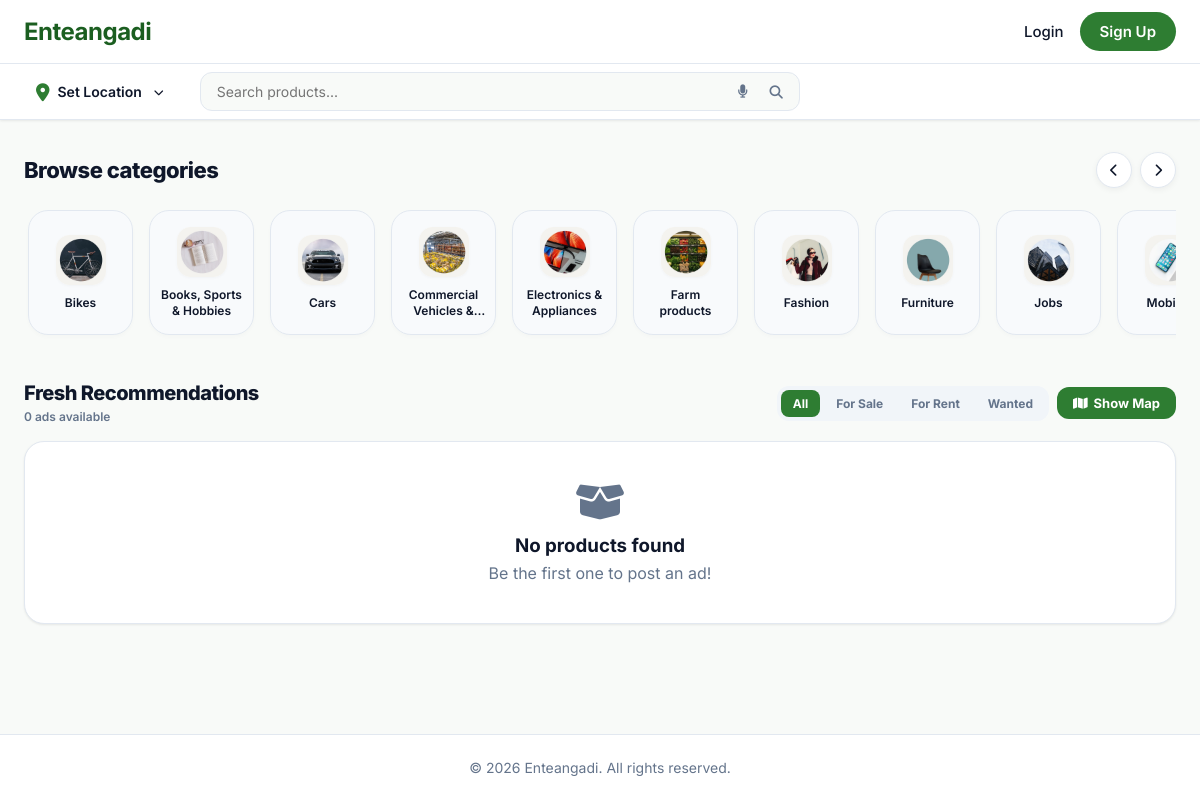
The app's page /guest/index.php, older data.
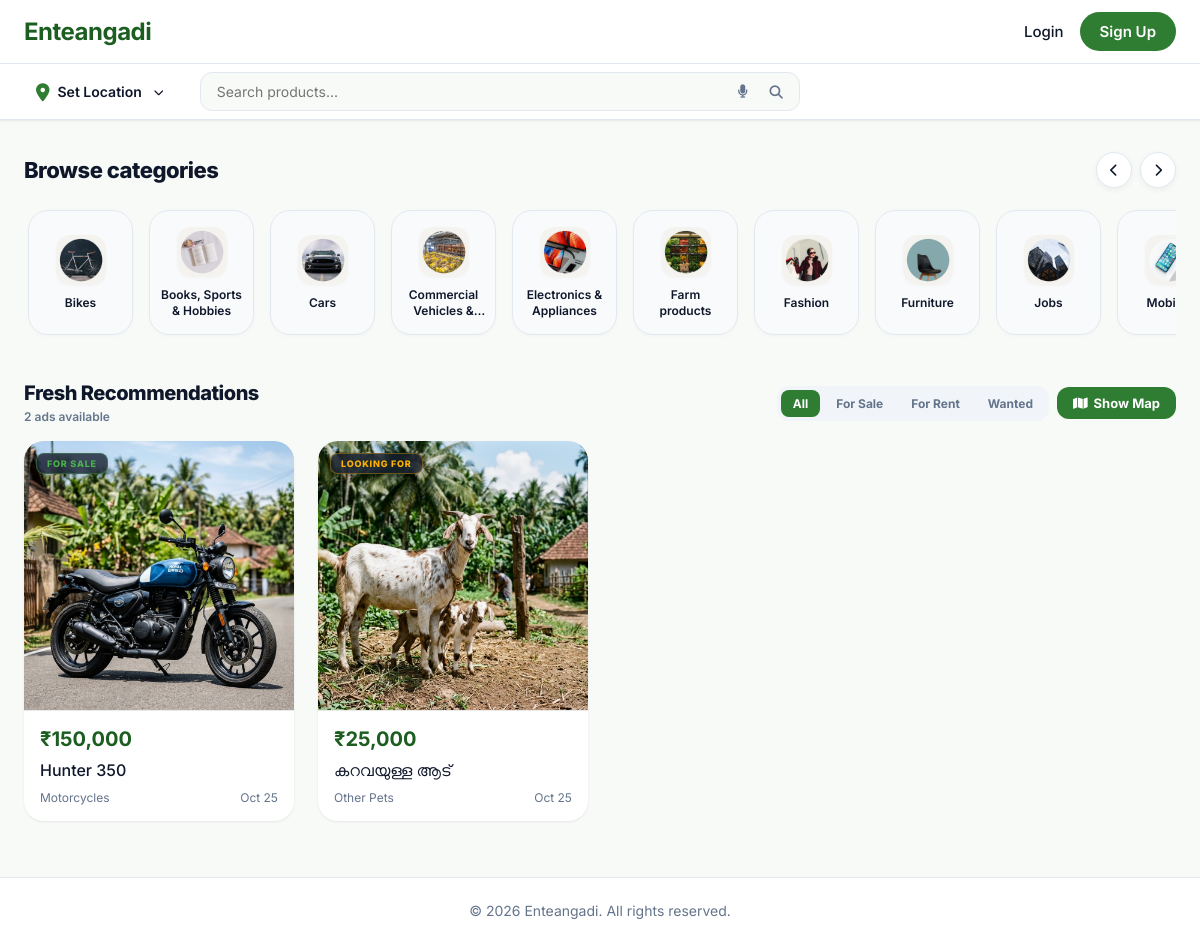
The same page, newer data.
### tables this page shows
CREATE TABLE `categories` (
  `id` int(11) NOT NULL AUTO_INCREMENT,
  `parent_id` int(11) DEFAULT NULL,
  `name` varchar(100) NOT NULL,
  `photo_path` varchar(255) DEFAULT NULL,
  `is_perishable` tinyint(1) DEFAULT 0,
  `created_at` timestamp NOT NULL DEFAULT current_timestamp(),
  PRIMARY KEY (`id`),
  KEY `parent_id` (`parent_id`),
  CONSTRAINT `categories_ibfk_1` FOREIGN KEY (`parent_id`) REFERENCES `categories` (`id`) ON DELETE CASCADE
);

CREATE TABLE `products` (
  `id` int(11) NOT NULL AUTO_INCREMENT,
  `unique_id` varchar(20) DEFAULT NULL,
  `user_id` int(11) NOT NULL,
  `category_id` int(11) NOT NULL,
  `title` varchar(255) NOT NULL,
  `description` text DEFAULT NULL,
  `price` decimal(10,2) NOT NULL,
  `type` enum('sell','buy','rent') DEFAULT 'sell',
  `expiry_date` date DEFAULT NULL,
  `whatsapp_number` varchar(20) DEFAULT NULL,
  `phone_number` varchar(20) DEFAULT NULL,
  `location_name` varchar(255) DEFAULT NULL,
  `latitude` decimal(10,8) DEFAULT NULL,
  `longitude` decimal(11,8) DEFAULT NULL,
  `status` enum('active','deleted','sold','expired','pending','inactive') DEFAULT 'active',
  `status_reason` text DEFAULT NULL,
  `is_verified` tinyint(1) DEFAULT 0,
  `is_admin_posted` tinyint(1) DEFAULT 0,
  `is_notified` tinyint(1) DEFAULT 0,
  `views` int(11) DEFAULT 0,
  `created_at` timestamp NOT NULL DEFAULT current_timestamp(),
  `updated_at` timestamp NOT NULL DEFAULT current_timestamp() ON UPDATE current_timestamp(),
  PRIMARY KEY (`id`),
  UNIQUE KEY `unique_id` (`unique_id`),
  KEY `user_id` (`user_id`),
  KEY `category_id` (`category_id`),
  KEY `idx_products_status_created` (`status`,`created_at`),
  KEY `idx_products_status_type_created` (`status`,`type`,`created_at`),
  CONSTRAINT `products_ibfk_1` FOREIGN KEY (`user_id`) REFERENCES `users` (`id`) ON DELETE CASCADE,
  CONSTRAINT `products_ibfk_2` FOREIGN KEY (`category_id`) REFERENCES `categories` (`id`) ON DELETE CASCADE
);

### includes/helpers.php (called while the page is built, shortened)
<?php
if (!function_exists('__')) {
    function __($key)
    {
        static $translations = null;
        if ($translations === null) {
            $lang = $_SESSION['lang'] ?? 'en';
            $lang_file = __DIR__ . "/lang/{$lang}.php";
            if (file_exists($lang_file)) {
                $translations = require $lang_file;
            } else {
                $translations = [];
            }
        }
        return $translations[$key] ?? $key;
    }
}

### includes/lang/en.php (called while the page is built)
<?php
return [
    'app_name' => 'Enteangadi',
    'tagline' => 'Your Local Marketplace',
    'browse_categories' => 'Browse Categories',
    'fresh_recommendations' => 'Fresh Recommendations',
    'search_placeholder' => 'Search products...',
    'post_ad' => 'POST',
    'login' => 'Login',
    'sign_up' => 'Sign Up',
    'set_location' => 'Set Location',
    'wanted' => 'Looking For',
    'for_sale' => 'For Sale',
    'for_rent' => 'For Rent',
    'recently_viewed' => 'Recently viewed items',
    'expires_today' => 'Expires Today',
    'expiring_soon' => 'Expiring Soon',
    'no_products' => 'No products found',
    'be_the_first' => 'Be the first one to post an ad on Enteangadi!',
    'post_an_ad' => 'Post an Ad',
    'login_to_post' => 'Login to Post',
    'distance_away' => 'km away',
    'profile' => 'Profile',
    'account_management' => 'Account Management',
    'my_dashboard' => 'My Dashboard & Ads',
    'saved_favorites' => 'Saved Favorites',
    'messages' => 'Messages',
    'account_settings' => 'Account Settings',
    'help_support' => 'Help & Support',
    'logout' => 'Logout',
    'live_ads' => 'Live Ads',
    'sold_items' => 'Sold Items',
    'wishlist' => 'Wishlist',
    'settings' => 'Settings',
    'change_password' => 'Change Password',
    'logout_all_devices' => 'Logout from all devices',
    'delete_account' => 'Delete Account',
    'current_password' => 'Current Password',
    'new_password' => 'New Password',
    'confirm_password' => 'Confirm New Password',
    'update_password' => 'Update Password',
    'language' => 'Language',
    'select_language' => 'Select Language'
];

### guest/index.php (the view, shortened to what the rows shown need)
<?php
require_once '../config.php';
function renderProductCard($product, $baseUrl, $isGuest = true) {
    $detailLink = $isGuest ? "product.php?id=" . $product['id'] : "../product.php?id=" . $product['id'];
    $imageSrc = $product['main_image'] ? "../" . htmlspecialchars($product['main_image']) : null;
    $typeBadge = '';
    if ($product['type'] == 'buy') {
        $typeBadge = '<div class="badge-wanted">' . htmlspecialchars(__('wanted')) . '</div>';
    } elseif ($product['type'] == 'rent') {
        $typeBadge = '<div class="badge-rent">' . htmlspecialchars(__('for_rent')) . '</div>';
    } else {
        $typeBadge = '<div class="badge-selling">' . htmlspecialchars(__('for_sale')) . '</div>';
    }
    $adminBadge = '';
    $imgHtml = '';
    if ($imageSrc) {
        $imgHtml = '<img src="' . $imageSrc . '" loading="lazy" alt="' . htmlspecialchars($product['title']) . '" class="product-card-image">';
    } else {
        $imgHtml = '<div class="product-card-image" style="display: flex; align-items: center; justify-content: center; background: #e0e0e0;"><i class="fa fa-image" style="font-size: 40px; color: #999;"></i></div>';
    }
    $priceVal = number_format($product['price'], (fmod($product['price'], 1) == 0) ? 0 : 2);
    $titleHtml = htmlspecialchars($product['title']);
    $catName = htmlspecialchars($product['category_name'] ?? 'Uncategorized');
    $dateStr = date('M d', strtotime($product['created_at']));
    $distanceHtml = '';
    return '
        <a href="' . $detailLink . '" class="product-card" style="position: relative;">
            ' . $typeBadge . '
            ' . $adminBadge . '
            ' . $imgHtml . '
            <div class="product-card-content">
                <div class="product-card-price">₹' . $priceVal . '</div>
                <div class="product-card-title">' . $titleHtml . '</div>
                <div class="product-card-meta" style="display: flex; align-items: center; width: 100%;">
                    <span>' . $catName . '</span>
                    <span style="margin-left: 8px;">' . $dateStr . '</span>
                    ' . $distanceHtml . '
                </div>
            </div>
        </a>
    ';
}
$category_filter = $_GET['category_id'] ?? null;
$search_query = $_GET['search'] ?? null;
$post_type = $_GET['post_type'] ?? null;
$where_clause = "WHERE p.status = 'active'";
$params = [];
$parent_id = null;
$selected_category_name = '';
$select_fields = "p.*, c.name as category_name, parent_c.name as parent_category_name, pi.image_path as main_image";
$distance_select = "";
$order_by = "p.created_at DESC";
$products = [];
try {
    $stmt = $pdo->prepare("SELECT $select_fields $distance_select
        FROM products p
        LEFT JOIN categories c ON p.category_id = c.id
        LEFT JOIN categories parent_c ON c.parent_id = parent_c.id
        LEFT JOIN (
            SELECT product_id, MIN(id) as min_img_id
            FROM product_images
            GROUP BY product_id
        ) pim ON p.id = pim.product_id
        LEFT JOIN product_images pi ON pim.min_img_id = pi.id
        $where_clause
        ORDER BY $order_by");
    $stmt->execute($params);
    $products = $stmt->fetchAll();
} catch (PDOException $e) {
    $products = [];
}
$stmt = $pdo->query("SELECT * FROM categories WHERE parent_id IS NULL ORDER BY name");
$l1_categories = $stmt->fetchAll();
require_once '../includes/header.php';
?>
<div class="container">
    <div style="margin-bottom: 32px;" class="category-slider-wrapper" id="categorySliderWrapper">
        <div style="display: flex; justify-content: space-between; align-items: center; margin-bottom: 16px; flex-wrap: wrap; gap: 12px;">
            <div style="display: flex; align-items: center; gap: 10px;">
                <h2 style="color: var(--text-dark); font-size: 22px; font-weight: 800; margin: 0; letter-spacing: -0.5px;">Browse categories</h2>
            </div>
        </div>
        <div class="category-track" id="categoryScrollTrack">
            <?php
            $infinite_categories = !empty($l1_categories) ? array_merge($l1_categories, $l1_categories) : [];
            foreach ($infinite_categories as $cat):
                $isActive = ($parent_id == $cat['id'] || $category_filter == $cat['id']);
                $targetUrl = "index.php?category_id=" . $cat['id'] . ($post_type ? "&post_type=" . $post_type : "");
            ?>
                <a href="<?= $targetUrl ?>" class="category-card <?= $isActive ? 'active' : '' ?>">
                    <div class="category-icon-wrapper">
                        <?php if ($cat['photo_path']): ?>
                            <img src="<?= $base_url ?>/<?= htmlspecialchars($cat['photo_path']) ?>" loading="lazy" style="width: 100%; height: 100%; object-fit: cover;">
                        <?php else: ?>
                            <i class="fa fa-th-large" style="font-size: 20px; color: var(--primary-green);"></i>
                        <?php endif; ?>
                    </div>
                    <span class="category-name-text"><?= htmlspecialchars($cat['name']) ?></span>
                </a>
            <?php endforeach; ?>
        </div>
    </div>
    <div style="display: flex; justify-content: space-between; align-items: center; margin-top: 16px; margin-bottom: 16px; flex-wrap: wrap; gap: 12px; width: 100%;">
        <div>
            <h2 class="section-title-premium" style="margin: 0; font-size: 20px; font-weight: 800; color: var(--text-dark);">
                <?php
                if ($search_query) {
                    echo 'Search Results for "' . htmlspecialchars($search_query) . '"';
                } elseif ($category_filter && !empty($selected_category_name)) {
                    echo htmlspecialchars($selected_category_name);
                } else {
                    echo htmlspecialchars(__('fresh_recommendations'));
                }
                ?>
            </h2>
        </div>
    </div>
    <div id="home-listings-container">
        <?php if (empty($products)): ?>
            <div style="text-align: center; padding: 40px 20px; background: var(--white); border-radius: var(--border-radius); box-shadow: var(--shadow-sm); border: 1px solid var(--border-color);">
                <i class="fa fa-box-open" style="font-size: 40px; color: var(--text-muted); margin-bottom: 12px;"></i>
                <h3 style="color: var(--text-dark); margin-bottom: 6px;">No products found</h3>
                <p style="color: var(--text-muted); margin: 0;">
                    <?= $category_filter ? 'Be the first one to post in this category!' : 'Be the first one to post an ad!' ?>
                </p>
            </div>
        <?php else: ?>
            <div class="product-grid" style="margin-bottom: 24px;">
                <?php foreach ($products as $product) {
                    echo renderProductCard($product, $base_url, true);
                } ?>
            </div>
        <?php endif; ?>
    </div>
</div>
<?php require_once '../includes/footer.php'; ?>

Row changes from the older to the newer data that the page shows:
added products: shows a picture, price "150,000", title "Hunter 350", category.name "Motorcycles", created_at "Oct 25"
added products: shows a picture, price "25,000", title "കറവയുള്ള ആട്", category.name "Other Pets", created_at "Oct 25"
Text that changed along with them:
count($products): "0" → "2"
text no longer shown: "No products found Be the first one to post an ad!"
